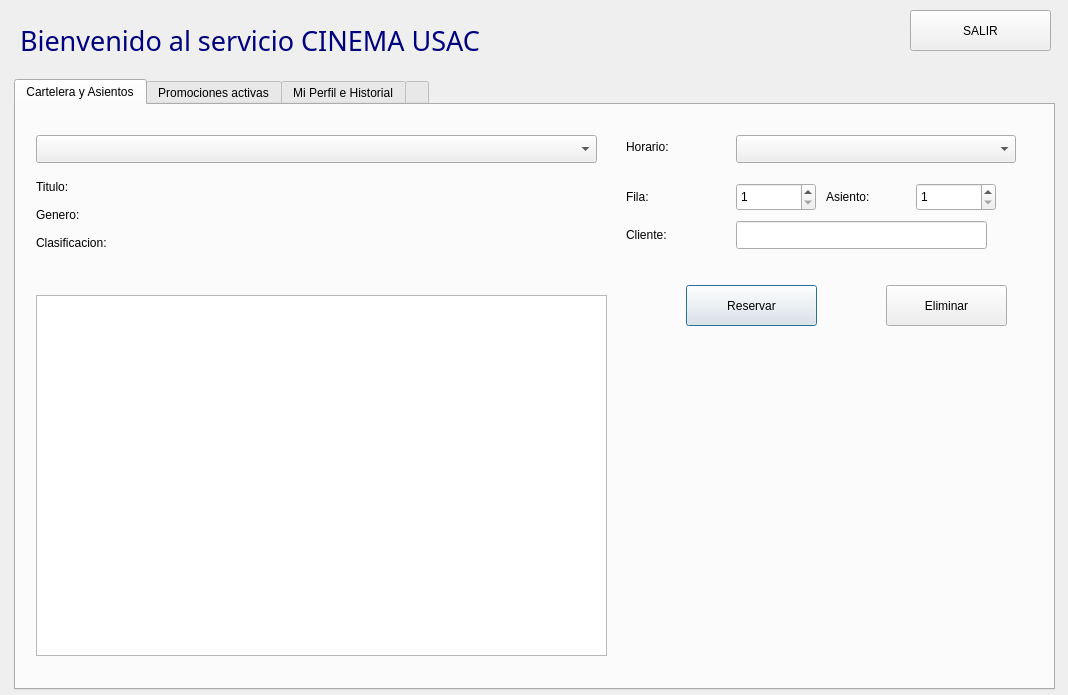
<?xml version="1.0" encoding="UTF-8"?>
<ui version="4.0">
 <class>vistaCliente</class>
 <widget class="QDialog" name="vistaCliente">
  <property name="geometry">
   <rect>
    <x>0</x>
    <y>0</y>
    <width>1068</width>
    <height>695</height>
   </rect>
  </property>
  <property name="windowTitle">
   <string>Dialog</string>
  </property>
  <widget class="QLabel" name="label">
   <property name="geometry">
    <rect>
     <x>20</x>
     <y>20</y>
     <width>541</width>
     <height>41</height>
    </rect>
   </property>
   <property name="font">
    <font>
     <family>Thames</family>
    </font>
   </property>
   <property name="text">
    <string>&lt;html&gt;&lt;head/&gt;&lt;body&gt;&lt;p&gt;&lt;span style=&quot; font-size:20pt; color:#00007f;&quot;&gt;Bienvenido al servicio CINEMA USAC&lt;/span&gt;&lt;/p&gt;&lt;/body&gt;&lt;/html&gt;</string>
   </property>
  </widget>
  <widget class="QTabWidget" name="tabWidget">
   <property name="geometry">
    <rect>
     <x>14</x>
     <y>79</y>
     <width>1041</width>
     <height>611</height>
    </rect>
   </property>
   <property name="currentIndex">
    <number>0</number>
   </property>
   <widget class="QWidget" name="tab">
    <attribute name="title">
     <string>Cartelera y Asientos</string>
    </attribute>
    <widget class="QComboBox" name="combo_peliculas">
     <property name="geometry">
      <rect>
       <x>20</x>
       <y>30</y>
       <width>561</width>
       <height>28</height>
      </rect>
     </property>
    </widget>
    <widget class="QLabel" name="lbl_titulo">
     <property name="geometry">
      <rect>
       <x>20</x>
       <y>70</y>
       <width>500</width>
       <height>24</height>
      </rect>
     </property>
     <property name="text">
      <string>Titulo:</string>
     </property>
    </widget>
    <widget class="QLabel" name="lbl_genero">
     <property name="geometry">
      <rect>
       <x>20</x>
       <y>98</y>
       <width>500</width>
       <height>24</height>
      </rect>
     </property>
     <property name="text">
      <string>Genero:</string>
     </property>
    </widget>
    <widget class="QLabel" name="lbl_clasificacion">
     <property name="geometry">
      <rect>
       <x>20</x>
       <y>126</y>
       <width>500</width>
       <height>24</height>
      </rect>
     </property>
     <property name="text">
      <string>Clasificacion:</string>
     </property>
    </widget>
    <widget class="QLabel" name="label_horario">
     <property name="geometry">
      <rect>
       <x>610</x>
       <y>30</y>
       <width>110</width>
       <height>24</height>
      </rect>
     </property>
     <property name="text">
      <string>Horario:</string>
     </property>
    </widget>
    <widget class="QComboBox" name="combo_horarios">
     <property name="geometry">
      <rect>
       <x>720</x>
       <y>30</y>
       <width>280</width>
       <height>28</height>
      </rect>
     </property>
    </widget>
    <widget class="QLabel" name="label_fila">
     <property name="geometry">
      <rect>
       <x>610</x>
       <y>80</y>
       <width>90</width>
       <height>24</height>
      </rect>
     </property>
     <property name="text">
      <string>Fila:</string>
     </property>
    </widget>
    <widget class="QSpinBox" name="spin_fila">
     <property name="geometry">
      <rect>
       <x>720</x>
       <y>78</y>
       <width>80</width>
       <height>28</height>
      </rect>
     </property>
     <property name="minimum">
      <number>1</number>
     </property>
    </widget>
    <widget class="QLabel" name="label_columna">
     <property name="geometry">
      <rect>
       <x>810</x>
       <y>80</y>
       <width>90</width>
       <height>24</height>
      </rect>
     </property>
     <property name="text">
      <string>Asiento:</string>
     </property>
    </widget>
    <widget class="QSpinBox" name="spin_columna">
     <property name="geometry">
      <rect>
       <x>900</x>
       <y>78</y>
       <width>80</width>
       <height>28</height>
      </rect>
     </property>
     <property name="minimum">
      <number>1</number>
     </property>
    </widget>
    <widget class="QLabel" name="label_cliente">
     <property name="geometry">
      <rect>
       <x>610</x>
       <y>118</y>
       <width>90</width>
       <height>24</height>
      </rect>
     </property>
     <property name="text">
      <string>Cliente:</string>
     </property>
    </widget>
    <widget class="QLineEdit" name="txt_cliente">
     <property name="geometry">
      <rect>
       <x>720</x>
       <y>116</y>
       <width>251</width>
       <height>28</height>
      </rect>
     </property>
    </widget>
    <widget class="QPushButton" name="btn_reservar">
     <property name="geometry">
      <rect>
       <x>670</x>
       <y>180</y>
       <width>131</width>
       <height>41</height>
      </rect>
     </property>
     <property name="text">
      <string>Reservar</string>
     </property>
    </widget>
    <widget class="QPushButton" name="btn_eliminar">
     <property name="geometry">
      <rect>
       <x>870</x>
       <y>180</y>
       <width>121</width>
       <height>41</height>
      </rect>
     </property>
     <property name="text">
      <string>Eliminar</string>
     </property>
    </widget>
    <widget class="QTableWidget" name="tabla_asientos_cliente">
     <property name="geometry">
      <rect>
       <x>20</x>
       <y>190</y>
       <width>571</width>
       <height>361</height>
      </rect>
     </property>
    </widget>
   </widget>
   <widget class="QWidget" name="tab_2">
    <attribute name="title">
     <string>Promociones activas</string>
    </attribute>
    <widget class="QTableWidget" name="tabla_promociones_cliente">
     <property name="geometry">
      <rect>
       <x>20</x>
       <y>20</y>
       <width>980</width>
       <height>220</height>
      </rect>
     </property>
    </widget>
    <widget class="QLabel" name="label_beneficios_cliente">
     <property name="geometry">
      <rect>
       <x>20</x>
       <y>255</y>
       <width>300</width>
       <height>24</height>
      </rect>
     </property>
     <property name="text">
      <string>Beneficios de la promocion seleccionada</string>
     </property>
    </widget>
    <widget class="QTableWidget" name="tabla_beneficios_cliente">
     <property name="geometry">
      <rect>
       <x>20</x>
       <y>285</y>
       <width>980</width>
       <height>230</height>
      </rect>
     </property>
    </widget>
   </widget>
   <widget class="QWidget" name="tab_3">
    <attribute name="title">
     <string>Mi Perfil e Historial</string>
    </attribute>
    <widget class="QLabel" name="label_perfil_nombre">
     <property name="geometry">
      <rect>
       <x>20</x>
       <y>18</y>
       <width>90</width>
       <height>24</height>
      </rect>
     </property>
     <property name="text">
      <string>Nombre:</string>
     </property>
    </widget>
    <widget class="QLineEdit" name="txt_nombre">
     <property name="geometry">
      <rect>
       <x>110</x>
       <y>15</y>
       <width>220</width>
       <height>28</height>
      </rect>
     </property>
    </widget>
    <widget class="QLabel" name="label_perfil_correo">
     <property name="geometry">
      <rect>
       <x>355</x>
       <y>18</y>
       <width>80</width>
       <height>24</height>
      </rect>
     </property>
     <property name="text">
      <string>Correo:</string>
     </property>
    </widget>
    <widget class="QLineEdit" name="txt_correo">
     <property name="geometry">
      <rect>
       <x>435</x>
       <y>15</y>
       <width>250</width>
       <height>28</height>
      </rect>
     </property>
    </widget>
    <widget class="QLabel" name="label_perfil_telefono">
     <property name="geometry">
      <rect>
       <x>20</x>
       <y>58</y>
       <width>90</width>
       <height>24</height>
      </rect>
     </property>
     <property name="text">
      <string>Telefono:</string>
     </property>
    </widget>
    <widget class="QLineEdit" name="txt_telefono">
     <property name="geometry">
      <rect>
       <x>110</x>
       <y>55</y>
       <width>220</width>
       <height>28</height>
      </rect>
     </property>
    </widget>
    <widget class="QLabel" name="label_perfil_password">
     <property name="geometry">
      <rect>
       <x>355</x>
       <y>58</y>
       <width>80</width>
       <height>24</height>
      </rect>
     </property>
     <property name="text">
      <string>Clave:</string>
     </property>
    </widget>
    <widget class="QLineEdit" name="txt_password">
     <property name="geometry">
      <rect>
       <x>435</x>
       <y>55</y>
       <width>250</width>
       <height>28</height>
      </rect>
     </property>
     <property name="echoMode">
      <enum>QLineEdit::EchoMode::Password</enum>
     </property>
    </widget>
    <widget class="QPushButton" name="btn_guardar_perfil">
     <property name="geometry">
      <rect>
       <x>720</x>
       <y>30</y>
       <width>180</width>
       <height>42</height>
      </rect>
     </property>
     <property name="text">
      <string>Guardar perfil</string>
     </property>
    </widget>
    <widget class="QTableWidget" name="tabla_historial">
     <property name="geometry">
      <rect>
       <x>20</x>
       <y>125</y>
       <width>980</width>
       <height>350</height>
      </rect>
     </property>
    </widget>
    <widget class="QPushButton" name="btn_cancelar_reserva">
     <property name="geometry">
      <rect>
       <x>20</x>
       <y>495</y>
       <width>190</width>
       <height>42</height>
      </rect>
     </property>
     <property name="text">
      <string>Cancelar reserva</string>
     </property>
    </widget>
    <widget class="QLabel" name="label_historial">
     <property name="geometry">
      <rect>
       <x>20</x>
       <y>100</y>
       <width>220</width>
       <height>20</height>
      </rect>
     </property>
     <property name="text">
      <string>Mis reservas</string>
     </property>
    </widget>
   </widget>
   <widget class="QPushButton" name="btnEditarPerfil">
    <property name="text">
     <string>Editar perfil</string>
    </property>
    <attribute name="title">
     <string/>
    </attribute>
   </widget>
  </widget>
  <widget class="QPushButton" name="btnSalir">
   <property name="geometry">
    <rect>
     <x>910</x>
     <y>10</y>
     <width>141</width>
     <height>41</height>
    </rect>
   </property>
   <property name="text">
    <string>SALIR</string>
   </property>
  </widget>
 </widget>
 <resources/>
 <connections/>
</ui>
